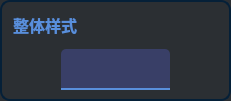
                        <widget class="QFrame" name="frame_languageset_2">
                         <property name="sizePolicy">
                          <sizepolicy hsizetype="Preferred" vsizetype="Expanding">
                           <horstretch>0</horstretch>
                           <verstretch>0</verstretch>
                          </sizepolicy>
                         </property>
                         <property name="minimumSize">
                          <size>
                           <width>231</width>
                           <height>101</height>
                          </size>
                         </property>
                         <property name="styleSheet">
                          <string notr="true">QFrame{
 border:2px solid;
	border-color: rgb(5, 32, 56);
	background-color: rgb(43, 47, 51);
border-radius:10px;
}
QComboBox QAbstractItemView{
outline: 0px solid gray;            
/*border:1px solid #eeeeee;*/            
color:rgb(145,151,163);
selection-color:white;
font-size:14px;
font-family:Microsoft YaHei UI;            
background-color:rgb(18,26,39);
selection-background-color:rgb(33,41,54);
border-top-radius:0px;
border-bottom-radius:10px;
}</string>
                         </property>
                         <property name="frameShape">
                          <enum>QFrame::StyledPanel</enum>
                         </property>
                         <property name="frameShadow">
                          <enum>QFrame::Raised</enum>
                         </property>
                         <layout class="QVBoxLayout" name="verticalLayout_8">
                          <property name="bottomMargin">
                           <number>9</number>
                          </property>
                          <item>
                           <widget class="QLabel" name="label_language_2">
                            <property name="sizePolicy">
                             <sizepolicy hsizetype="Fixed" vsizetype="Fixed">
                              <horstretch>0</horstretch>
                              <verstretch>0</verstretch>
                             </sizepolicy>
                            </property>
                            <property name="font">
                             <font>
                              <family>Microsoft YaHei UI</family>
                              <pointsize>12</pointsize>
                              <weight>75</weight>
                              <bold>true</bold>
                             </font>
                            </property>
                            <property name="styleSheet">
                             <string notr="true">
QLabel{
border:none;
color:#598FDC;
}</string>
                            </property>
                            <property name="text">
                             <string>整体样式</string>
                            </property>
                           </widget>
                          </item>
                          <item alignment="Qt::AlignBottom">
                           <widget class="QFrame" name="frame_selectlan_2">
                            <property name="sizePolicy">
                             <sizepolicy hsizetype="Preferred" vsizetype="Preferred">
                              <horstretch>0</horstretch>
                              <verstretch>0</verstretch>
                             </sizepolicy>
                            </property>
                            <property name="minimumSize">
                             <size>
                              <width>0</width>
                              <height>0</height>
                             </size>
                            </property>
                            <property name="styleSheet">
                             <string notr="true">QFrame{border:none;
}</string>
                            </property>
                            <property name="frameShape">
                             <enum>QFrame::StyledPanel</enum>
                            </property>
                            <property name="frameShadow">
                             <enum>QFrame::Raised</enum>
                            </property>
                            <property name="lineWidth">
                             <number>0</number>
                            </property>
                            <layout class="QHBoxLayout" name="horizontalLayout_9">
                             <property name="spacing">
                              <number>0</number>
                             </property>
                             <property name="leftMargin">
                              <number>0</number>
                             </property>
                             <property name="topMargin">
                              <number>0</number>
                             </property>
                             <property name="rightMargin">
                              <number>0</number>
                             </property>
                             <property name="bottomMargin">
                              <number>0</number>
                             </property>
                             <item>
                              <widget class="QComboBox" name="comboBox_yangshi">
                               <property name="enabled">
                                <bool>true</bool>
                               </property>
                               <property name="sizePolicy">
                                <sizepolicy hsizetype="Fixed" vsizetype="Fixed">
                                 <horstretch>0</horstretch>
                                 <verstretch>0</verstretch>
                                </sizepolicy>
                               </property>
                               <property name="minimumSize">
                                <size>
                                 <width>109</width>
                                 <height>41</height>
                                </size>
                               </property>
                               <property name="font">
                                <font>
                                 <family>Microsoft YaHei UI</family>
                                 <pointsize>10</pointsize>
                                 <weight>75</weight>
                                 <italic>false</italic>
                                 <bold>true</bold>
                                </font>
                               </property>
                               <property name="mouseTracking">
                                <bool>false</bool>
                               </property>
                               <property name="tabletTracking">
                                <bool>false</bool>
                               </property>
                               <property name="styleSheet">
                                <string notr="true">
QComboBox {
    border: 0px solid;
	border-bottom: 2px solid;
	border-color: #598FDC;
    border-top-left-radius: 5px;
	border-top-right-radius: 5px;
    padding: 1px 10px 1px 3px;
    min-width: 6em;
	background-color: rgb(57, 63, 103);
	
	color: rgb(255, 255, 255);
	
}

QComboBox:on { /* shift the text when the popup opens */
    padding-top: 3px;
    padding-left: 4px;
}
QComboBox::drop-down {
    /*subcontrol-origin: padding;*/
    subcontrol-position: top right;
    width: 40px;
	height: 39px;
	border: 0px solid;
	
    border-radius: 5px; /* same radius as the QComboBox */
}
QComboBox::drop-down:pressed,QComboBox::drop-down:hover {
	background-color: rgb(38, 43, 85);
}

QComboBox::down-arrow {
	
	image: url(:/图标/下拉选择.png);
width: 100px;
height:25px;
	
}
QComboBox::down-arrow:on { /* shift the arrow when popup is open */
    top: 1px;
    left: 1px;
}
QComboBox::drop-down:editable:on {
    background: qlineargradient(x1: 0, y1: 0, x2: 0, y2: 1,
                                stop: 0 #D3D3D3, stop: 0.4 #D8D8D8,
                                stop: 0.5 #DDDDDD, stop: 1.0 #E1E1E1);
}
QComboBox QAbstractItemView{
outline: 0px solid gray;            
border:0px solid #eeeeee;            
color:rgb(145,151,163);
selection-color:white;
font-size:14px;
font-family:Microsoft YaHei UI;            
background-color:rgb(18,26,39);
selection-background-color:rgb(33,41,54);
}</string>
                               </property>
                               <property name="editable">
                                <bool>false</bool>
                               </property>
                               <property name="iconSize">
                                <size>
                                 <width>9</width>
                                 <height>9</height>
                                </size>
                               </property>
                               <item>
                                <property name="text">
                                 <string/>
                                </property>
                               </item>
                              </widget>
                             </item>
                            </layout>
                           </widget>
                          </item>
                         </layout>
                        </widget>
